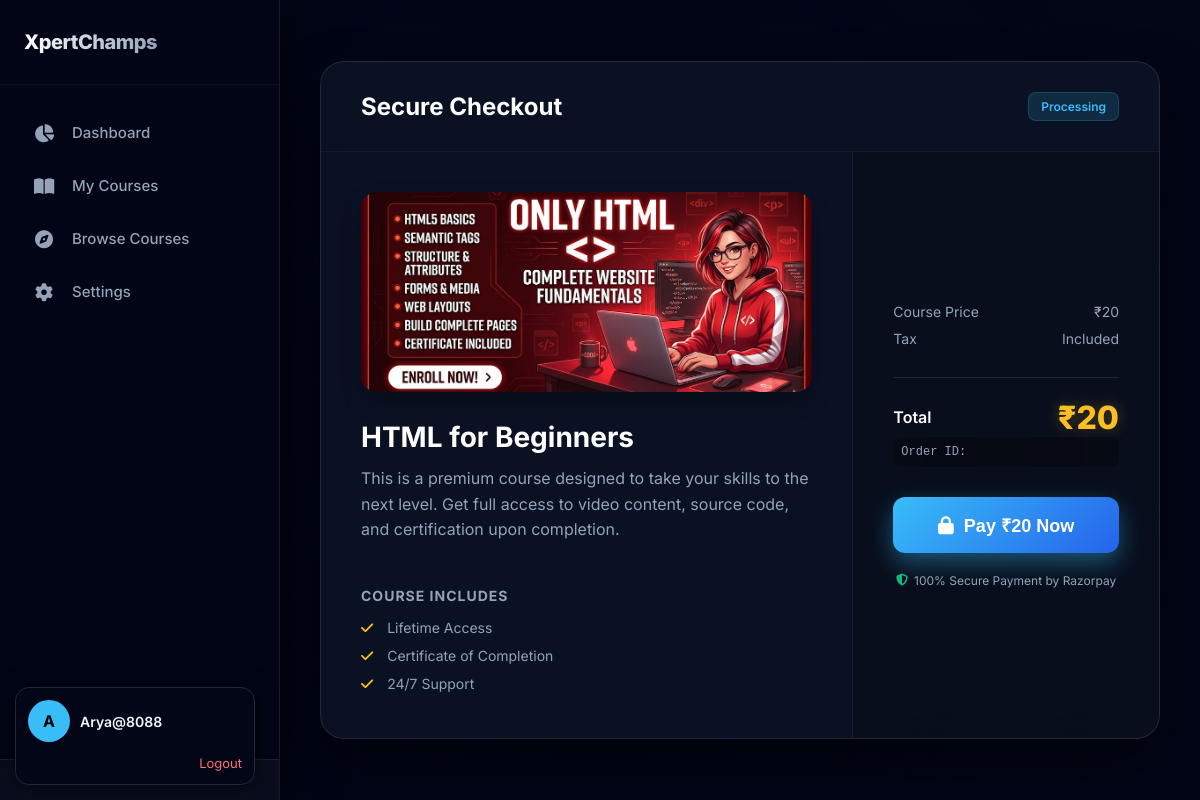
Screenshot of /buy/4/ (signed in) with the database file from the repository.
### courses/models.py (models this page shows, shortened)
class Course(models.Model):
    title = models.CharField(max_length=200)
    description = models.TextField()
    price = models.IntegerField()
    image = models.ImageField(upload_to='course_images/', blank=True, null=True)

### courses/views.py (the view)
# urls.py: path('buy/<int:course_id>/',views.buy_course,name="buy_course"),
@login_required
def buy_course(request, course_id):
    course = get_object_or_404(Course, id=course_id)
    client = razorpay.Client(auth=(
        settings.RAZORPAY_KEY_ID,
        settings.RAZORPAY_KEY_SECRET
    ))
    amount = int(course.price * 100)
    payment = client.order.create({
        "amount": amount,
        "currency": "INR",
        "payment_capture": 1
    })
    return render(request, "buy_course.html", {
        "course": course,
        "payment": payment,
        "razorpay_key": settings.RAZORPAY_KEY_ID
    })

### courses/templates/buy_course.html (shortened to what this page needs)
<!DOCTYPE html>
<html lang="en">
<head>
    <link rel="stylesheet" href="https://cdnjs.cloudflare.com/ajax/libs/font-awesome/6.4.0/css/all.min.css">
</head>
<body>
    <nav class="sidebar" id="sidebar">
        <div class="brand">
            <h2>XpertChamps</h2>
        </div>
        <ul class="nav-links">
            <li class="nav-item">
                <a href="/dashboard/">
                    <i class="fa-solid fa-chart-pie"></i>
                    <span class="nav-text">Dashboard</span>
                </a>
            </li>
            <li class="nav-item">
                <a href="/my-courses/">
                    <i class="fa-solid fa-book-open"></i>
                    <span class="nav-text">My Courses</span>
                </a>
            </li>
            <li class="nav-item">
                <a href="/courses/">
                    <i class="fa-solid fa-compass"></i>
                    <span class="nav-text">Browse Courses</span>
                </a>
            </li>
            <li class="nav-item">
                <a href="/settings/">
                    <i class="fa-solid fa-gear"></i>
                    <span class="nav-text">Settings</span>
                </a>
            </li>
            <li class="nav-item" style="margin-top: auto;">
                <a href="/logout/" style="color: #f87171;">
                    <span class="nav-text">Logout</span>
                </a>
            </li>
        </ul>
        <div class="sidebar-profile-container">
            {% if request.user.is_authenticated %}
                {% include "components/profile_card.html" %}
            {% endif %}
        </div>
    </nav>
    <main class="main-content">
        <div class="checkout-card">
            <div class="checkout-header">
                <h1>Secure Checkout</h1>
                <span class="badge">Processing</span>
            </div>
            <div class="checkout-body">
                <div class="course-summary">
                    {% if course.image %}
                        <img src="{{ course.image.url }}" alt="{{ course.title }}">
                    {% else %}
                        <img src="https://images.unsplash.com/photo-1516321318423-f06f85e504b3?auto=format&fit=crop&q=80&w=800&h=400" alt="Course">
                    {% endif %}
                    <h2>{{ course.title }}</h2>
                    <p>
                        This is a premium course designed to take your skills to the next level.
                        Get full access to video content, source code, and certification upon completion.
                    </p>
                    <div style="margin-top: auto; padding-top: 20px;">
                        <h3 style="color: var(--text-muted); font-size: 14px; text-transform: uppercase; letter-spacing: 1px; margin-bottom: 10px;">Course Includes</h3>
                        <ul style="list-style: none; color: var(--text-muted); font-size: 14px; line-height: 2;">
                            <li><i class="fa-solid fa-check" style="color: var(--accent-gold); margin-right: 10px;"></i> Lifetime Access</li>
                            <li><i class="fa-solid fa-check" style="color: var(--accent-gold); margin-right: 10px;"></i> Certificate of Completion</li>
                            <li><i class="fa-solid fa-check" style="color: var(--accent-gold); margin-right: 10px;"></i> 24/7 Support</li>
                        </ul>
                    </div>
                </div>
                <div class="payment-summary">
                    <div class="price-row">
                        <span>Course Price</span>
                        <span>₹{{ course.price }}</span>
                    </div>
                    <div class="price-row">
                        <span>Tax</span>
                        <span>Included</span>
                    </div>
                    <div class="total-row">
                        <span style="font-weight: 600; color: #fff;">Total</span>
                        <span class="total-price">₹{{ course.price }}</span>
                    </div>
                    <div class="order-id">
                        Order ID: {{ payment.id }}
                    </div>
                    <button id="pay-btn">
                        <i class="fa-solid fa-lock"></i> Pay ₹{{ course.price }} Now
                    </button>
                    <div class="secure-badge">
                        <i class="fa-solid fa-shield-halved"></i> 100% Secure Payment by Razorpay
                    </div>
                </div>
            </div>
        </div>
    </main>
</body>
</html>

### courses/templates/components/profile_card.html (shortened to what this page needs)
<div class="profile-card">
    <div class="profile-inner">
        <div class="avatar">
            {{ request.user.username|first|upper }}
        </div>
        <div class="user-info">
            <p class="username">{{ request.user.username }}</p>
        </div>
    </div>
    <div class="profile-actions">
        <a href="/logout/">Logout</a>
    </div>
</div>

### courses/templates/components/profile_card.html (style rules this page uses)
.profile-card { position: fixed; bottom: 15px; left: 15px; width: 240px; background: #020617; border: 1px solid #1e293b; border-radius: 14px; padding: 12px; box-shadow: 0 0 20px rgba(0,0,0,0.6); z-index: 999; transition: all 0.3s ease; }
.profile-inner { display: flex; align-items: center; gap: 10px; }
.avatar { width: 42px; height: 42px; background: #38bdf8; color: black; font-weight: bold; display: flex; align-items: center; justify-content: center; border-radius: 50%; font-size: 16px; }
.username { margin: 0; font-size: 14px; font-weight: 600; }
.profile-actions { margin-top: 10px; text-align: right; }
.profile-actions a { color: #f87171; text-decoration: none; font-size: 13px; transition: 0.2s; }

### rows the page displays
Course: image (picture), title "HTML for Beginners", price "20"

### other values shown
{{ request.user.username|first|upper }} "A"
{{ request.user.username }} "Arya@8088"
